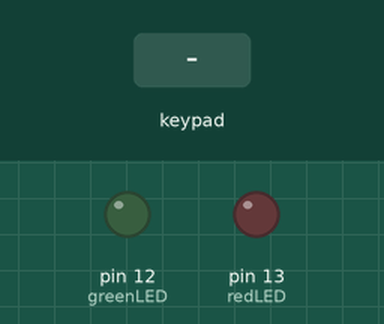
A sketch run on a simulated Arduino Uno, built with avr-gcc and run on an emulated ATmega328P. On the bench: output pins drawn as LEDs (lit = HIGH). Inputs (shaded band) come from the test bench.

Above: at 1.2 s.
1.3 s: keypad keys 1 1 1 0 9 8 pressed 0.4 s apart
At 2.3 s:
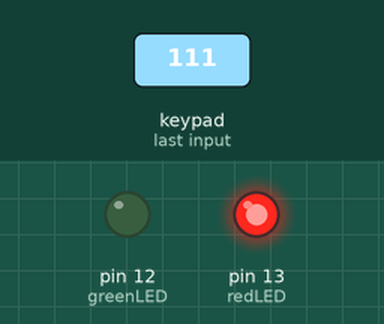
Timing chart, 0 to 12.7 s (numbered marks = the images above; inputs shaded):
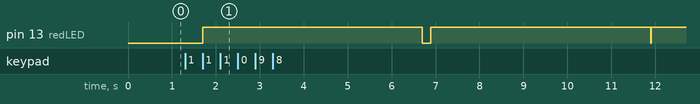

The sketch:

PassWard_door_lock.ino
```cpp
#include <Keypad.h>

//constants for LEDs
int greenLED = 12;
int redLED = 13;

//set our code
char* ourCode = "1234";
int currentPosition = 0;

//define the keypad
const byte rows = 4;
const byte cols = 4;

char keys[rows][cols] = {
  {'1','2','3','A'},
  {'4','5','6','B'},
  {'7','8','9','C'},
  {'*','0','#','D'}
};

byte rowPins[rows] = {11,10,9,8};
byte colPins[cols] = {7,6,5,4};

Keypad keypad = Keypad(makeKeymap(keys), rowPins, colPins, rows, cols);


void setup()
{

  //setup and turn off both LEDs
  pinMode(redLED, OUTPUT);
  pinMode(greenLED, OUTPUT);
  digitalWrite(redLED, LOW);
  digitalWrite(greenLED, LOW);

}

void loop()
{
  int l;

  char key = keypad.getKey();

  if (int(key) != 0) {


    for (l=0; l<=currentPosition; ++l)
    {
      //lcd.print("*");
    }

    if (key == ourCode[currentPosition])
      {
        ++currentPosition;
        if (currentPosition == 4)
        {
          unlockDoor();
          currentPosition = 0;
        }
      } else {
        invalidCode();
        currentPosition = 0;
      }


  }
}

void invalidCode()
{
  digitalWrite(redLED, HIGH);

  delay(5000);
  digitalWrite(redLED, LOW);

}

void unlockDoor()
{
  digitalWrite(greenLED, HIGH);


  //add any code to unlock the door here
  delay(5000);
  digitalWrite(greenLED, LOW);

}
```

Measured:
- after the input at 1.3 s, pin 13 (redLED): goes HIGH 5.0 s, LOW 0.19 s, HIGH 5.0 s, LOW 0.02 s, then HIGH, starting after 0.40 s
